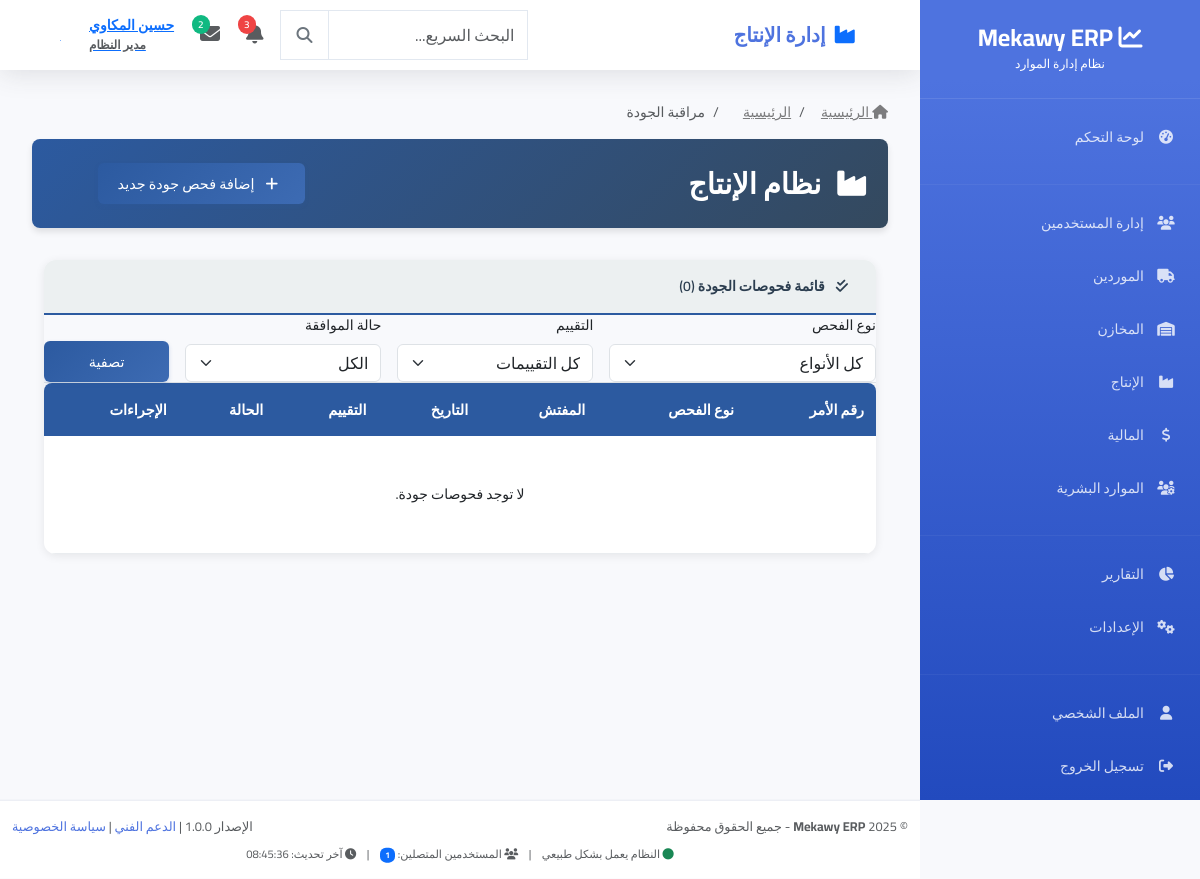
Screenshot of /production/quality/ (signed in) with the database file from the repository.
### users/models.py (models this page shows, shortened)
class User(AbstractUser):
    ROLE_CHOICES = [
        ('admin', 'مدير النظام'),
        ('manager', 'مدير'),
        ('warehouse_manager', 'مدير المخازن'),
        ('warehouse_employee', 'موظف مخازن'),
        ('production_manager', 'مدير الإنتاج'),
        ('accountant', 'محاسب'),
        ('employee', 'موظف'),
        ('viewer', 'مشاهد فقط'),
    ]
    email = models.EmailField(unique=True, verbose_name="البريد الإلكتروني")
    phone = models.CharField(max_length=20, blank=True, null=True, verbose_name="رقم الهاتف")
    role = models.CharField(max_length=20, choices=ROLE_CHOICES, default='employee', verbose_name="الدور")
    department = models.CharField(max_length=100, blank=True, null=True, verbose_name="القسم")
    profile_picture = models.ImageField(upload_to='profile_pics/', blank=True, null=True, verbose_name="الصورة الشخصية")
    is_active = models.BooleanField(default=True, verbose_name="نشط")
    created_at = models.DateTimeField(auto_now_add=True, verbose_name="تاريخ الإنشاء")
    updated_at = models.DateTimeField(auto_now=True, verbose_name="آخر تحديث")
    USERNAME_FIELD = 'email'
    REQUIRED_FIELDS = ['username', 'first_name', 'last_name']
    class Meta:
        db_table = 'users_user'
        verbose_name = 'مستخدم'
        verbose_name_plural = 'المستخدمون'
    @property
    def full_name(self):
        return f"{self.first_name} {self.last_name}".strip()

### production/views.py (the view)
# urls.py: path('', views.QualityControlListView.as_view(), name='quality_list'),
class QualityControlListView(LoginRequiredMixin, ListView):
    model = QualityControlCheck
    template_name = 'production/quality/quality_list.html'
    context_object_name = 'quality_checks'
    paginate_by = 20
    def get_queryset(self):
        queryset = QualityControlCheck.objects.select_related(
            'production_order', 'inspector', 'approved_by'
        ).order_by('-check_date')
        check_type = self.request.GET.get('check_type')
        if check_type:
            queryset = queryset.filter(check_type=check_type)
        grade = self.request.GET.get('grade')
        if grade:
            queryset = queryset.filter(overall_grade=grade)
        approved = self.request.GET.get('approved')
        if approved == 'true':
            queryset = queryset.filter(approved=True)
        elif approved == 'false':
            queryset = queryset.filter(approved=False)
        return queryset
    def get_context_data(self, **kwargs):
        context = super().get_context_data(**kwargs)
        context['page_title'] = "مراقبة الجودة"
        context['check_types'] = QualityControlCheck.CHECK_TYPES
        context['quality_grades'] = QualityControlCheck.QUALITY_GRADES
        context['check_type_filter'] = self.request.GET.get('check_type', '')
        context['grade_filter'] = self.request.GET.get('grade', '')
        context['approved_filter'] = self.request.GET.get('approved', '')
        return context

### Mekawy_ERP/context_processors.py (called while the page is built)
def global_context(request):
    context = {
        'current_year': timezone.now().year,
        'current_date': timezone.now().date(),
        'current_time': timezone.now().time(),
    }
    if request.user.is_authenticated:
        context['online_users_count'] = User.objects.filter(is_active=True).count()
        context['last_update'] = timezone.now().strftime('%H:%M:%S')
    return context

### templates/production/quality/quality_list.html (shortened to what this page needs)
{% extends 'production/production_base.html' %}
{% load i18n %}
{% block production_breadcrumb_items %}
<li class="breadcrumb-item"><a href="{% url 'production:dashboard' %}" class="text-black-50">الرئيسية</a></li>
<li class="breadcrumb-item active" aria-current="page">مراقبة الجودة</li>
{% endblock %}
{% block production_header_actions %}
<a href="{% url 'production:quality:quality_create' %}" class="btn btn-production">
    <i class="fas fa-plus me-2"></i> إضافة فحص جودة جديد
</a>
{% endblock %}
{% block production_content %}
<div class="production-card">
    <div class="production-card-header">
        <i class="fas fa-check-double me-2"></i>
        قائمة فحوصات الجودة ({{ page_obj.paginator.count }})
    </div>
    <div class="card-body border-bottom">
        <form method="get" class="row g-3 align-items-end">
            <div class="col-md-4">
                <label for="check_type" class="form-label">نوع الفحص</label>
                <select name="check_type" id="check_type" class="form-select">
                    <option value="">كل الأنواع</option>
                </select>
            </div>
            <div class="col-md-3">
                <label for="grade" class="form-label">التقييم</label>
                <select name="grade" id="grade" class="form-select">
                    <option value="">كل التقييمات</option>
                </select>
            </div>
            <div class="col-md-3">
                <label for="approved" class="form-label">حالة الموافقة</label>
                <select name="approved" id="approved" class="form-select">
                    <option value="">الكل</option>
                </select>
            </div>
            <div class="col-md-2">
                <button type="submit" class="btn btn-production w-100">تصفية</button>
            </div>
        </form>
    </div>
    <div class="table-responsive">
        <table class="table production-table table-hover mb-0">
            <thead>
                <tr>
                    <th>رقم الأمر</th>
                    <th>نوع الفحص</th>
                    <th>المفتش</th>
                    <th>التاريخ</th>
                    <th>التقييم</th>
                    <th>الحالة</th>
                    <th>الإجراءات</th>
                </tr>
            </thead>
            <tbody>
                {% for check in quality_checks %}
                <tr>
                    <td><a href="{% url 'production:order_detail' check.production_order.pk %}"><strong>{{ check.production_order.order_number }}</strong></a></td>
                    <td>{{ check.get_check_type_display }}</td>
                    <td>{{ check.inspector.username|default:"--" }}</td>
                    <td>{{ check.check_date|date:"Y-m-d H:i" }}</td>
                    <td>
                        <span class="badge
                            {% if check.overall_grade == 'A' %} bg-success
                            {% elif check.overall_grade == 'B' %} bg-primary
                            {% elif check.overall_grade == 'C' %} bg-warning text-dark
                            {% else %} bg-danger {% endif %}">
                            {{ check.get_overall_grade_display }}
                        </span>
                    </td>
                    <td>
                        {% if check.approved %}
                            <span class="badge bg-success-subtle text-success-emphasis">معتمد</span>
                        {% else %}
                            <span class="badge bg-warning-subtle text-warning-emphasis">معلق</span>
                        {% endif %}
                    </td>
                    <td>
                        <a href="{{ check.get_absolute_url }}" class="btn btn-sm btn-secondary"><i class="fas fa-eye"></i></a>
                    </td>
                </tr>
                {% empty %}
                <tr>
                    <td colspan="7" class="text-center p-5">لا توجد فحوصات جودة.</td>
                </tr>
                {% endfor %}
            </tbody>
        </table>
    </div>
</div>
{% endblock %}

### templates/partials/navbar.html (shortened to what this page needs)
<nav class="navbar navbar-expand-lg">
    <div class="container-fluid px-3">
        <div class="navbar-brand mb-0 fw-bold fs-5">
            {% block page_title %}
                {% if request.resolver_match.url_name == 'index' %}
                    <i class="fas fa-tachometer-alt text-primary me-2"></i>لوحة التحكم
                {% elif 'users' in request.resolver_match.app_name %}
                    <i class="fas fa-users text-primary me-2"></i>إدارة المستخدمين
                {% elif 'suppliers' in request.resolver_match.app_name %}
                    <i class="fas fa-truck text-primary me-2"></i>إدارة الموردين
                {% elif 'warehouses' in request.resolver_match.app_name %}
                    <i class="fas fa-warehouse text-primary me-2"></i>إدارة المخازن
                {% elif 'production' in request.resolver_match.app_name %}
                    <i class="fas fa-industry text-primary me-2"></i>إدارة الإنتاج
                {% elif 'finance' in request.resolver_match.app_name %}
                    <i class="fas fa-chart-line text-primary me-2"></i>إدارة المالية
                {% elif 'hr' in request.resolver_match.app_name %}
                    <i class="fas fa-users-cog text-primary me-2"></i>الموارد البشرية
                {% else %}
                    <i class="fas fa-chart-line text-primary me-2"></i>Mekawy ERP
                {% endif %}
            {% endblock %}
        </div>
        <div class="d-flex align-items-center gap-2">
            <div class="search-container d-none d-md-block">
                <div class="input-group">
                    <input type="text" class="form-control search-input" placeholder="البحث السريع..." style="width: 200px;">
                    <button class="btn btn-outline-secondary search-btn" type="button">
                        <i class="fas fa-search"></i>
                    </button>
                </div>
            </div>
            <div class="dropdown">
                <button class="btn btn-link position-relative p-2" data-bs-toggle="dropdown">
                    <i class="fas fa-bell fs-5 text-muted"></i>
                    <span class="notification-badge">3</span>
                </button>
            </div>
            <div class="dropdown">
                <button class="btn btn-link position-relative p-2" data-bs-toggle="dropdown">
                    <i class="fas fa-envelope fs-5 text-muted"></i>
                    <span class="message-badge">2</span>
                </button>
            </div>
            <div class="dropdown">
                <button class="btn btn-link d-flex align-items-center gap-2 p-2" data-bs-toggle="dropdown">
                    <div class="user-info text-end d-none d-lg-block">
                        <div class="fw-semibold">{{ user.get_full_name|default:user.username }}</div>
                        <small class="text-muted">{{ user.get_role_display|default:"مستخدم" }}</small>
                    </div>
                    {% if user.profile_picture %}
                        <img src="{{ user.profile_picture.url }}" class="user-avatar" alt="{{ user.get_full_name }}">
                    {% else %}
                        <div class="user-avatar-placeholder">
                            {{ user.get_full_name|first|upper|default:"U" }}
                        </div>
                    {% endif %}
                </button>
            </div>
        </div>
    </div>
</nav>

### templates/base.html (style rules this page uses)
:root { --primary-color: #4e73df; --secondary-color: #858796; --success-color: #1cc88a; --info-color: #36b9cc; --warning-color: #f6c23e; --danger-color: #e74a3b; --light-color: #f8f9fc; --dark-color: #5a5c69; --sidebar-width: 280px; --navbar-height: 70px; }
* { font-family: 'Cairo', sans-serif; }
body { background-color: var(--light-color); font-size: 14px; }
.navbar { background-color: white; box-shadow: 0 0.15rem 1.75rem 0 rgba(58, 59, 69, 0.15); height: var(--navbar-height); padding: 0 1.5rem; }
.navbar-brand { font-weight: 700; color: var(--primary-color); }
.btn { border-radius: 0.35rem; font-weight: 600; padding: 0.5rem 1rem; }
.form-control { border-radius: 0.35rem; border: 1px solid #d1d3e2; padding: 0.75rem; }
.table { color: var(--dark-color); }
.table th { border-top: none; font-weight: 600; color: var(--dark-color); background-color: var(--light-color); }

### templates/production/production_base.html (style rules this page uses)
:root { --production-primary: #2c5aa0; --production-secondary: #34495e; --production-success: #27ae60; --production-warning: #f39c12; --production-danger: #e74c3c; --production-info: #3498db; --production-light: #ecf0f1; --production-dark: #2c3e50; --production-accent: #9b59b6; }
.production-card { border: none; border-radius: 0.75rem; box-shadow: 0 2px 10px rgba(0, 0, 0, 0.08); transition: all 0.3s ease; overflow: hidden; }
.production-card-header { background: var(--production-light); border-bottom: 2px solid var(--production-primary); padding: 1rem 1.25rem; font-weight: 600; color: var(--production-dark); }
.btn-production { background: linear-gradient(45deg, var(--production-primary), var(--production-secondary)); border: none; color: white; padding: 0.5rem 1.5rem; border-radius: 0.5rem; font-weight: 500; transition: all 0.3s ease; }
.production-table { border-radius: 0.5rem; overflow: hidden; box-shadow: 0 2px 10px rgba(0, 0, 0, 0.08); }
.production-table thead th { background: var(--production-primary); color: white; font-weight: 600; border: none; padding: 1rem 0.75rem; font-size: 0.9rem; }
.production-table tbody tr { transition: background-color 0.2s ease; }
.production-table tbody td { padding: 0.75rem; border-color: #e9ecef; vertical-align: middle; }
.btn-production, .btn-production-outline { white-space: nowrap; font-size: 0.9rem; padding: 0.6rem 1.2rem; border-radius: 0.375rem; font-weight: 500; transition: all 0.2s ease; }
.btn-production { background: linear-gradient(135deg, var(--production-primary), #3d6bb3); border: none; color: white; box-shadow: 0 2px 4px rgba(44, 90, 160, 0.2); }

### templates/partials/navbar.html (style rules this page uses)
.search-input { border-radius: 20px 0 0 20px; border: 1px solid #e2e8f0; transition: all 0.2s ease; }
.search-btn { border-radius: 0 20px 20px 0; border: 1px solid #e2e8f0; border-right: none; }
.notification-badge, .message-badge { position: absolute; top: 0; left: 0; background: #ef4444; color: white; font-size: 10px; font-weight: 600; padding: 2px 6px; border-radius: 10px; min-width: 16px; text-align: center; }
.message-badge { background: #10b981; }
.user-avatar, .user-avatar-placeholder { width: 32px; height: 32px; border-radius: 50%; }
.user-avatar-placeholder { background: var(--primary); color: white; display: flex; align-items: center; justify-content: center; font-weight: 600; font-size: 14px; }
.user-info { line-height: 1.2; }
.user-info div { font-size: 14px; }
.user-info small { font-size: 12px; }

### rows the page displays
User: get_full_name "حسين المكاوي", role "مدير النظام", get_full_name|first "ح"

### other values shown
{{ page_obj.paginator.count }} "0"
{{ online_users_count|default:"0" }} "1"
{{ last_update|default:"الآن" }} "08:45:36"
